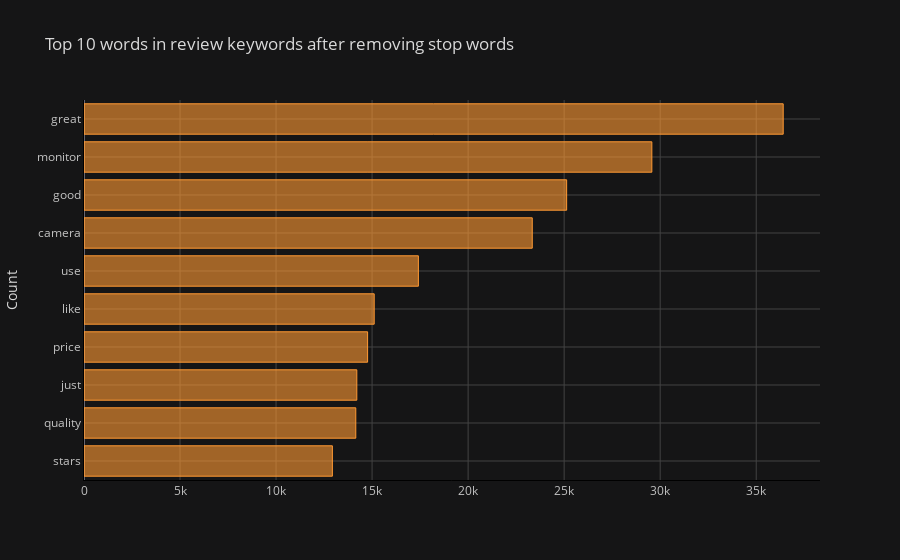

Source (notebook cell):
### Markdown cell above
Visualize Frequency Distribution After Removing Stop Words

### Code cell
common_words = get_top_n_words(df['keywords'], n=10)

df2 = pd.DataFrame(common_words, columns = ['keywords' , 'count'])

df2.groupby('keywords').sum()['count'].sort_values().iplot(
    kind='barh', yTitle='Count', linecolor='black', title='Top 10 words in review keywords after removing stop words'
)

### Figure 1 — Plotly figure (JSON) as saved in the notebook; plotly's stock layout.template omitted (floating-point values rounded to 4 significant figures)
{"data": [{"marker": {"color": "rgba(255, 153, 51, 0.6)", "line": {"color": "rgba(255, 153, 51, 1.0)", "width": 1}}, "name": "count", "orientation": "h", "text": "", "type": "bar", "x": [12933, 14151, 14205, 14766, 15109, 17410, 23339, 25130, 29566, 36405], "y": ["stars", "quality", "just", "price", "like", "use", "camera", "good", "monitor", "great"]}], "layout": {"legend": {"bgcolor": "#151516", "font": {"color": "#D9D9D9"}}, "paper_bgcolor": "#151516", "plot_bgcolor": "#151516", "title": {"font": {"color": "#D9D9D9"}, "text": "Top 10 words in review keywords after removing stop words"}, "xaxis": {"gridcolor": "#434343", "linecolor": "black", "showgrid": true, "tickfont": {"color": "#C2C2C2"}, "title": {"font": {"color": "#D9D9D9"}, "text": ""}, "zerolinecolor": "#666570"}, "yaxis": {"gridcolor": "#434343", "linecolor": "black", "showgrid": true, "tickfont": {"color": "#C2C2C2"}, "title": {"font": {"color": "#D9D9D9"}, "text": "Count"}, "zerolinecolor": "#666570"}}}
